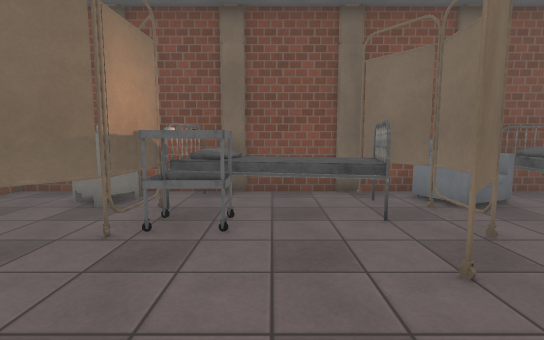
View 1 (above)

24 first-person views from a walk through a Unity game level. The camera is 1.4 m above the floor, tilts 6° down and sees 85° across. Doors are open. The floor is counted in squares, 1 m on a side. Each view is taken from the middle of a square. On the plan, view 1 faces up. The plan holds only what a view shows up to about 14 squares ahead; the rest is blank. The place goes on beyond the plan. The player is left out. Some surface patterns are stand-ins.

View 2
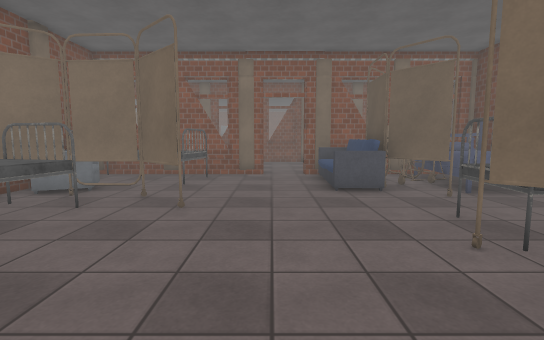

View 3
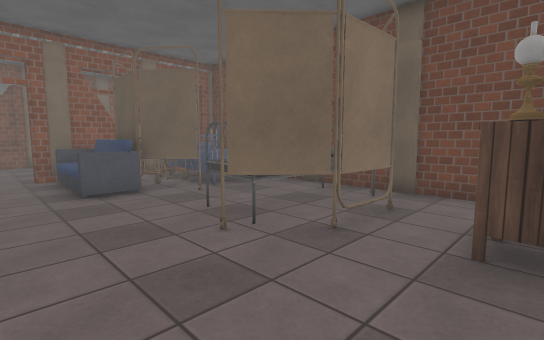

View 4
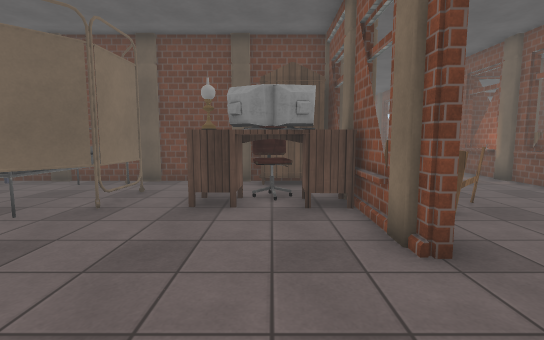

View 5
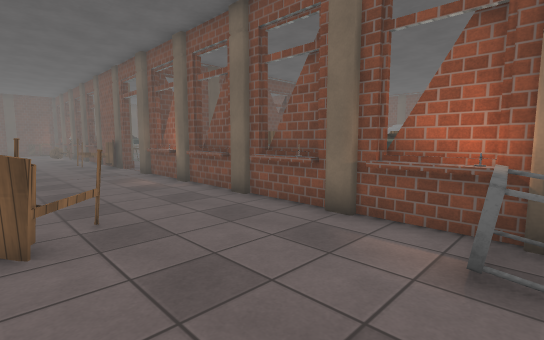

View 6
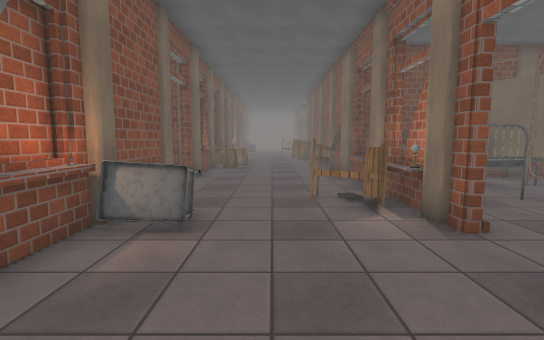

View 7
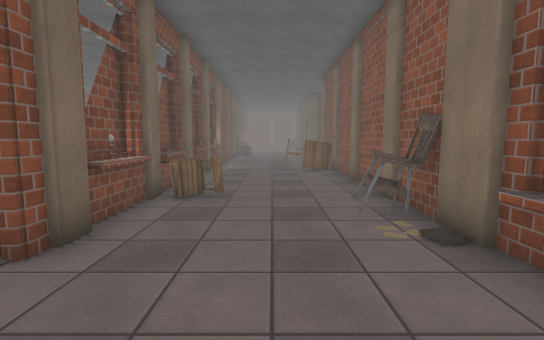

View 8
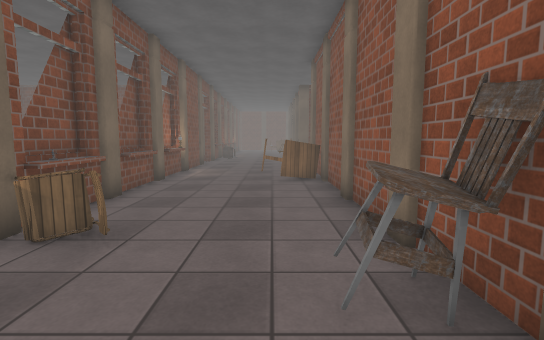

View 9
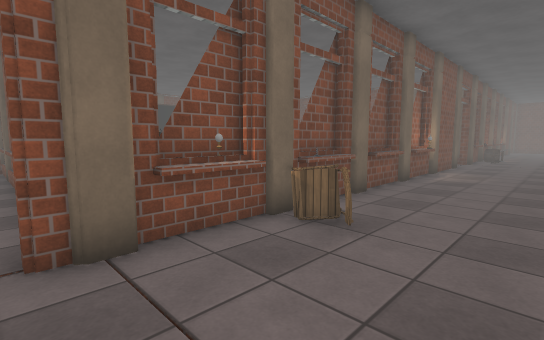

View 10
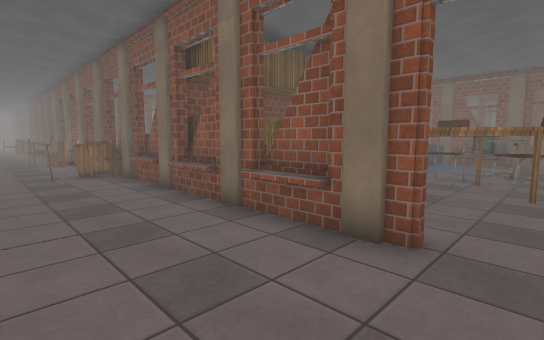

View 11
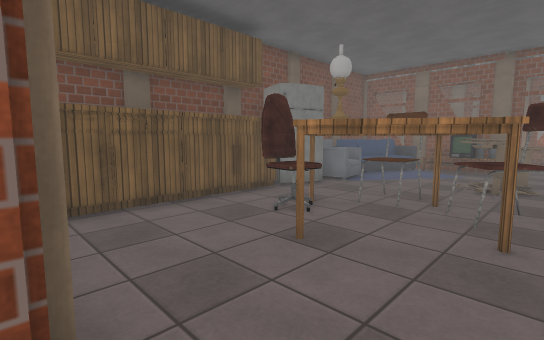

View 12
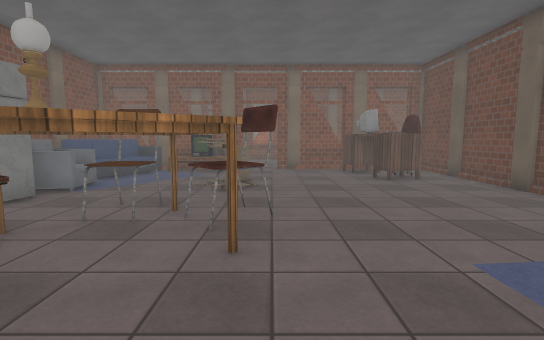

View 13
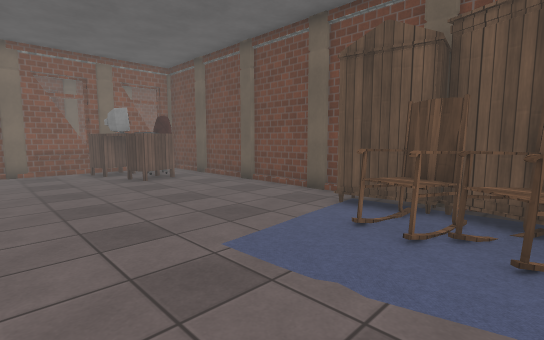

View 14
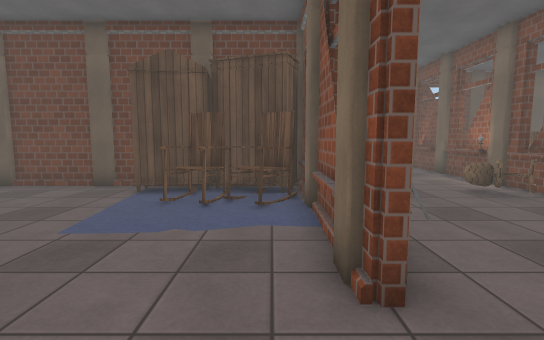

View 15
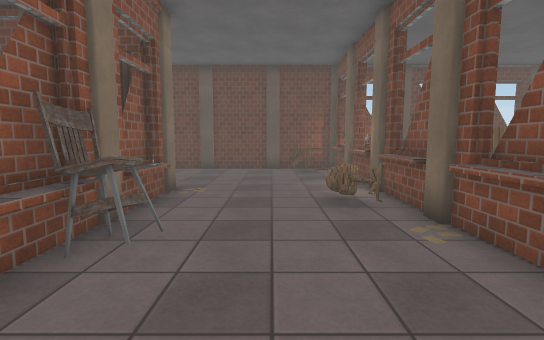

View 16
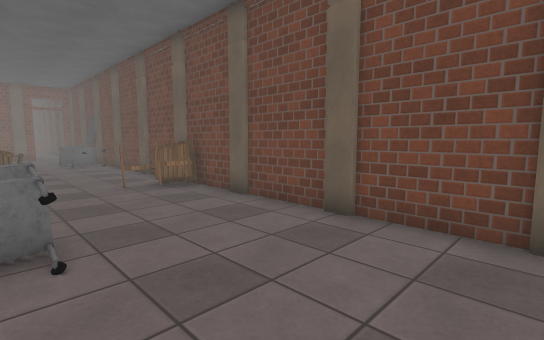

View 17
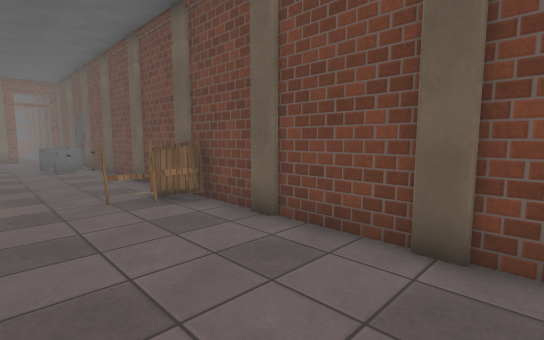

View 18
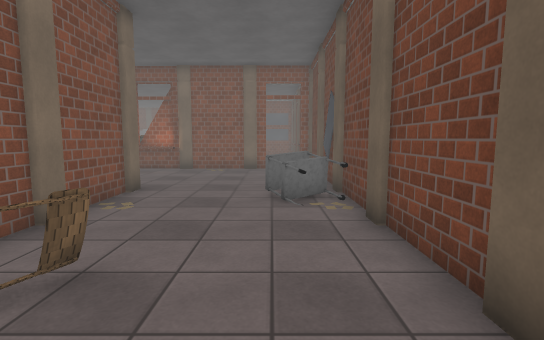

View 19
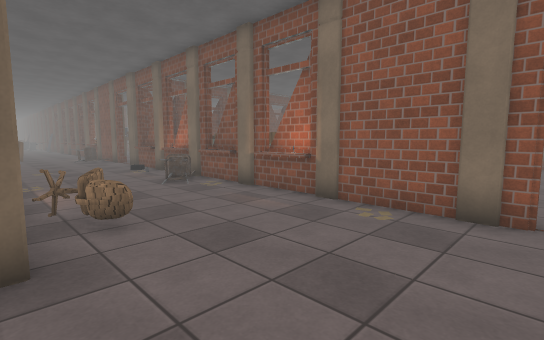

View 20
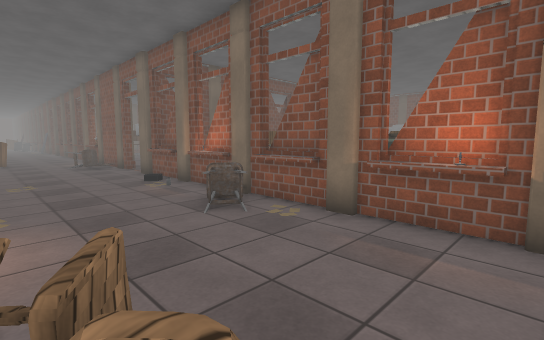

View 21
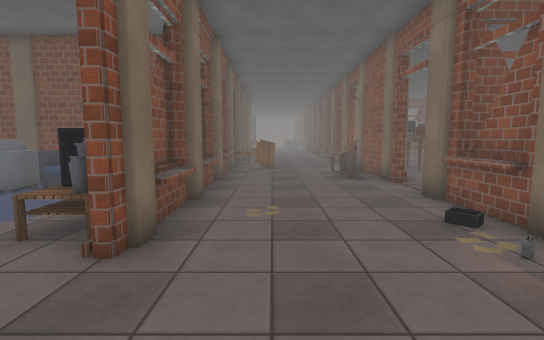

View 22
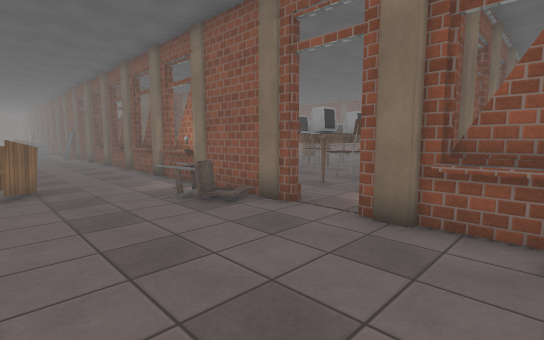

View 23
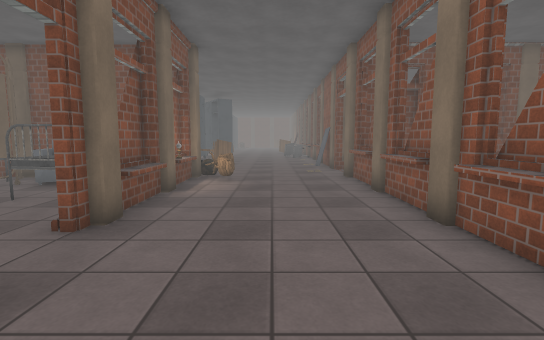

View 24
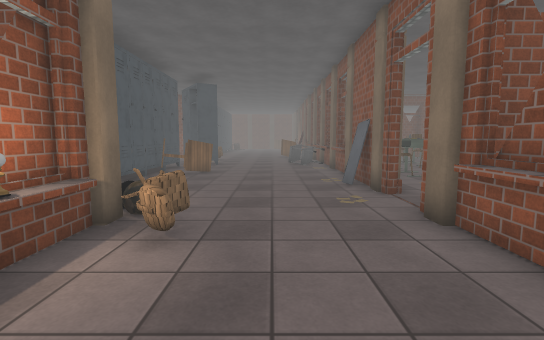

### Floor plan
Key: @ floor where view 1 was taken; # wall or solid block; . floor; / step, stairs or slope; = window, fence, low wall or low ledge; O other object.
Columns run from 17 left of view 1 to 16 right of it. Each row starts with its distance up from view 1.
 22     #...
 21     #....
 20     #.... #
 19     #.... #
 18     #...OO#            O
 17     #...OO#            O  .....#
 16     #.....#            OOO.....#
 15     #.....#            OOO.....#OO
 14     #.....#            O ......#OO
 13     #.....#            O ......#.
 12     #O....#               .....#.
 11     #OO...#               .....#.
 10     #....O#               .......
  9     #....O#              =......
  8    ## ....################O....###
  7  .........#O OOOOOOOOOOO #O....#
  6      .....#  OOOOOOOOO O #.....#
  5     #.....#   .O .OOO..  #.....#
  4     #...O/# OOOO....O.OOO#.....#
  3     #.O.OO#...O....O.....#.....#
  2     #OO...#..  ..........#.....#
  1     #..........................#
  0     #............@.............#
 -1 OO  #.....#..........OOOO#.....#
 -2 O   #....O#......O...OOOO#OO...#
 -3     #...OO#OOO..OOO.OOOOO#OO...#
 -4     #....O#OOO..O  ..OOOO#.....#
 -5     #.....# O... O ..OOO #...OO#
 -6     #.....#OO....OO..  OO#....O#.
 -7   O #.....################.....#.
 -8   O #.....#OOOOOOO OOOO  #.......
 -9     #.....#OOOOOOOOOOOOOO#.......
-10  #### ....#.........   OO#.....#
-11     ......#...OO......  O#.....#
-12     ......#..O  OO......O#.....#
-13     #OO...#...O OO..OO..O#.....#
-14      O........OOOO.OOO.........#
-15       ..........O..............#OO
-16      .....#..............#.....#O
-17     #.....#.............. ...OO#
-18     #....O#.............O#....O#OO
-19   O #.....#O.O.......OOOO#.....#OO
-20   O #O....#OOO.......OOO #O....#
-21     #O....#OOOO........O #O....#
-22     #.....#  #############.....#
-23     #......OO      O...........#
-24     #..............OO..........#
-25     #..........................#
-26     #...........O.......O.......
-27      O.........OO......OOO
-28  ###############################

Positions as (right, up) in squares from view 1, and headings:
1: (0, 0), facing up
2: (-4, 1), facing right
3: (-4, 1), facing down-right
4: (-5, 3), facing down
5: (-8, 2), facing down-left
6: (-10, -3), facing up
7: (-10, 4), facing up
8: (-9, 7), facing up
9: (-9, 7), facing up-left
10: (-11, -15), facing up-right
11: (-7, -15), facing up-right
12: (-6, -15), facing right
13: (-6, -15), facing down-right
14: (-6, -13), facing down
15: (-10, -14), facing down
16: (-10, -23), facing down-right
17: (-8, -24), facing down-right
18: (0, -26), facing right
19: (8, -26), facing up-right
20: (9, -22), facing up-right
21: (10, -17), facing up
22: (9, -12), facing up-right
23: (11, -3), facing up
24: (11, 3), facing up
